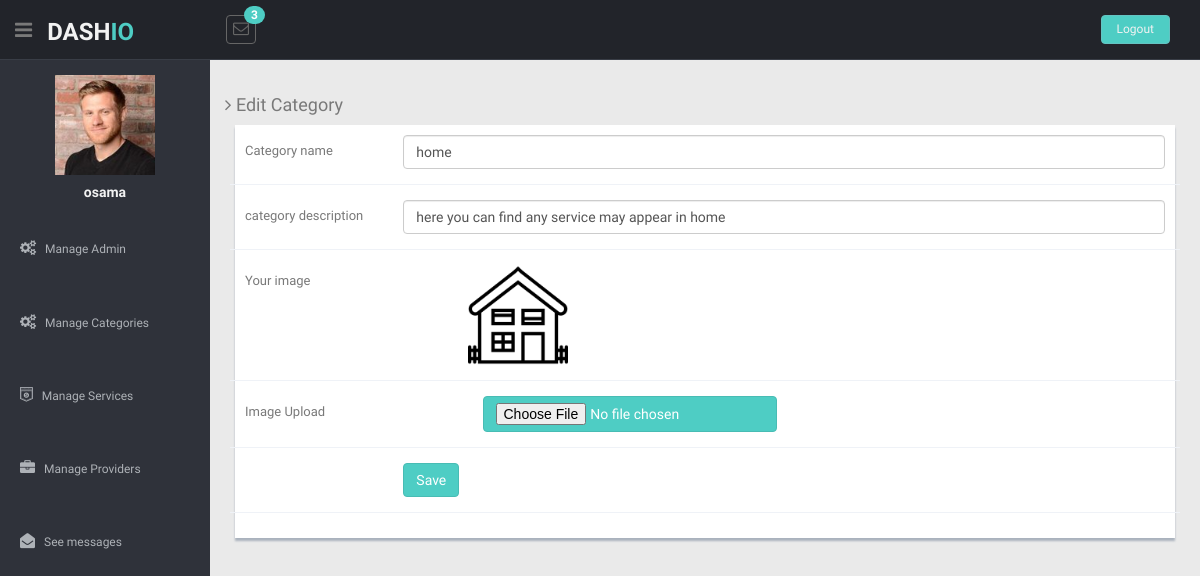
The app's page /admin/edit_category.php?cat_id=17 (signed in) with its own data.
### tables this page shows
CREATE TABLE `category` (
  `cat_id` int(3) NOT NULL,
  `cat_name` varchar(255) NOT NULL,
  `cat_desc` varchar(255) NOT NULL,
  `cat_image` varchar(255) NOT NULL
);

### admin/edit_category.php (the view, shortened to what this page needs)
<?php
include("../includes/connection.php");
include("../includes/admin_header.php");
?>
<section id="main-content">
	<section class="wrapper">
<div class="row mt">
			<div class="col-lg-12">
				<h4><i class="fa fa-angle-right"></i> Edit Category</h4>
				<div class="form-panel">
					<form class="form-horizontal style-form" action="" method="post" enctype="multipart/form-data">
						<div class="form-group ">
							<label class="col-lg-2 control-label">Category name</label>
							<div class="col-lg-10">
								<?php
								$query  = "SELECT * FROM category WHERE cat_id = {$_GET['cat_id']}";
								$result = mysqli_query($conn,$query);
								$row    = mysqli_fetch_assoc($result);
								?>
								<input type="text" placeholder="" id="f-name" class="form-control" name="cat_name" value="<?php echo $row['cat_name'];?>">
							</div>
						</div>
						<div class="form-group ">
							<label class="col-lg-2 control-label">category description</label>
							<div class="col-lg-10">
								<input type="text" placeholder="" id="email2" class="form-control" name="cat_desc" value="<?php echo $row['cat_desc'];?>">
							</div>
						</div>
						<div class="form-group ">
							<label class="control-label col-md-3">Your image</label>
							<?php
							$imageurl = $row['cat_image'];
						    echo "<img  src= 'upload/$imageurl' alt='your image'  width='100' height='100'/>";
						    ?>
						</div>
						<div class="form-group ">
							<label class="control-label col-md-3">Image Upload</label>
							<div class="col-md-9">
								<div class="fileupload fileupload-new" data-provides="fileupload">
										<input type="file" name="cat_image" class="btn btn-theme"  />
								</div>
							</div>
						</div>
						<div class="form-group">
							<div class="col-lg-offset-2 col-lg-10">
								<button class="btn btn-theme" type="submit" name="edit">Save</button>
							</div>
						</div>
					</form>
				</div>
			</div>
		</div>
		</section>
	</section>

### includes/admin_header.php (shortened to what this page needs)
<?php
include_once('connection.php');
        $q = "SELECT * FROM admin WHERE admin_id={$_SESSION['admin_id']}";
        $result = mysqli_query($conn,$q);
        $row = mysqli_fetch_assoc($result);
?>
<!DOCTYPE html>
<html lang="en">
<head>
  <link href="lib/bootstrap/css/bootstrap.min.css" rel="stylesheet">
  <link href="lib/font-awesome/css/font-awesome.css" rel="stylesheet" />
  <link rel="stylesheet" type="text/css" href="css/zabuto_calendar.css">
  <link rel="stylesheet" type="text/css" href="lib/gritter/css/jquery.gritter.css" />
  <link href="css/style.css" rel="stylesheet">
  <link href="css/style-responsive.css" rel="stylesheet">
</head>
<body>
  <section id="container">
    <header class="header black-bg">
      <div class="sidebar-toggle-box">
        <div class="fa fa-bars tooltips" data-placement="right" data-original-title="Toggle Navigation"></div>
      </div>
      <a href="#" class="logo"><b>DASH<span>IO</span></b></a>
      <div class="nav notify-row" id="top_menu">
            <ul class="nav top-menu">
              <li id="header_inbox_bar" class="dropdown" >
                <a  class="dropdown-toggle" href="messages.php">
                  <i class="fa fa-envelope-o"></i>
                  <span class="badge bg-theme">
                    <?php
                        $q1 = "SELECT COUNT(*) c FROM contact_admin WHERE  admin_id={$_SESSION['admin_id']}";
                        $result1 = mysqli_query($conn,$q1);
                        $row1 = mysqli_fetch_assoc($result1);
                        echo $row1['c'];
                       ?>
                    </span>
                </a>
              </li>
            </ul>
          </div>
      <div class="top-menu">
        <ul class="nav pull-right top-menu">
          <li><a class="logout" href="admin_logout.php">Logout</a></li>
        </ul>
      </div>
    </header>
    <aside>
      <div id="sidebar" class="nav-collapse ">
        <ul class="sidebar-menu" id="nav-accordion">
          <p class="centered"><a href="#"> <?php  echo " <img src='../admin/upload/{$row['admin_image']}' width='100' height='100'>"; ?> </a></p>
          <h5 class="centered"><?php  echo $row['fullname'];  ?></h5>
           <li class="mt">
            <a href="manage_admin.php">
             <i class="fa fa-cogs"></i>
              <span>Manage Admin</span>
              </a>
          </li>
           <li class="mt">
            <a href="manage_category.php">
             <i class="fa fa-cogs"></i>
              <span>Manage Categories</span>
              </a>
          </li>
           <li class="mt">
            <a href="manage_service.php">
             <i class="fa fa-shirtsinbulk"></i>
              <span>Manage Services</span>
              </a>
          </li>
          <li class="mt">
            <a href="manage_provider.php">
             <i class="fa fa-briefcase"></i>
              <span>Manage Providers</span>
              </a>
          </li>
          <li class="mt">
            <a href="messages.php">
             <i class="fa fa-envelope-open"></i>
              <span>See messages</span>
              </a>
          </li>
        </ul>
      </div>
    </aside>

### admin/css/style.css (style rules this page uses)
body { color: #797979; background: #eaeaea; font-family: 'Ruda', sans-serif; padding: 0px !important; margin: 0px !important; font-size:13px; }
ul li { list-style: none; }
a, a:hover, a:focus { text-decoration: none; outline: none; }
#container { width: 100%; height: 100%; }
.bg-theme { background-color: #4ECDC4; }
.btn-theme { color: #fff; background-color: #4ECDC4; border-color: #48bcb4; }
.centered { text-align: center; }
.mt { margin-top: 25px; }
ul.top-menu > li > .logout { color: #f2f2f2; font-size: 12px; border-radius: 4px; -webkit-border-radius: 4px; border: 1px solid #64c3c2 !important; padding: 5px 15px; margin-right: 15px; background: #4ECDC4; margin-top: 15px; }
#sidebar { width: 210px; height: 100%; position: fixed; background: #2f323a; }
#sidebar h5 { color: #f2f2f2; font-weight: 700; }
#sidebar ul li { position: relative; }
ul.sidebar-menu , ul.sidebar-menu li ul.sub { margin: -2px 0 0; padding: 0; }
ul.sidebar-menu { margin-top: 75px; }
ul.sidebar-menu li { margin-bottom: 5px; margin-left:10px; margin-right:10px; }
ul.sidebar-menu li a span { display: inline-block; }
ul.sidebar-menu li a { color: #aeb2b7; text-decoration: none; display: block; padding: 15px 0 15px 10px; font-size: 12px; outline: none; -webkit-transition: all 0.3s ease; -moz-transition: all 0.3s ease; -o-transition: all 0.3s ease; -ms-transition: all 0.3s ease; transition: all 0.3s ease; }
ul.sidebar-menu li a i { font-size: 15px; padding-right: 6px; }
#main-content { margin-left: 210px; }
.header, .footer { min-height: 60px; padding: 0 15px; }
.header { position: fixed; left: 0; right: 0; z-index: 1002; }
.black-bg { background: #22242a; border-bottom: 1px solid #393d46; }
.wrapper { display: inline-block; margin-top: 60px; padding-left: 15px; padding-right: 15px; padding-bottom: 15px; padding-top: 0px; width: 100%; }
a.logo { font-size: 24px; color: #f2f2f2; float: left; margin-top: 15px; text-transform: uppercase; }
a.logo b { font-weight: 900; }
a.logo span { color: #4ECDC4; }
#top_menu .nav > li, ul.top-menu > li { float: left; }
.notify-row { float: left; margin-top: 15px; margin-left: 92px; }
ul.top-menu > li > a { color: #666666; font-size: 16px; border-radius: 4px; -webkit-border-radius: 4px; border:1px solid #666666 !important; padding: 2px 6px; margin-right: 15px; }
.notify-row .badge { position: absolute; right: -10px; top: -10px; z-index: 100; }
.sidebar-toggle-box { float: left; padding-right: 15px; margin-top: 20px; }
.sidebar-toggle-box .fa-bars { cursor: pointer; display: inline-block; font-size: 20px; }
.form-panel { background: #ffffff; margin: 10px; padding: 10px; box-shadow: 0px 3px 2px #aab2bd; text-align: left; }
label { font-weight: 400; }
.form-horizontal.style-form .form-group { border-bottom: 1px solid #eff2f7; padding-bottom: 15px; margin-bottom: 15px; }
@media (min-width: 768px) { .form-horizontal .control-label { text-align: left; } }

### records on screen
category: cat_name "home", cat_desc "here you can find any service may appear in home", cat_image (picture)

### other values on screen
$row1['c'] "3"
$row['fullname'] "osama"
